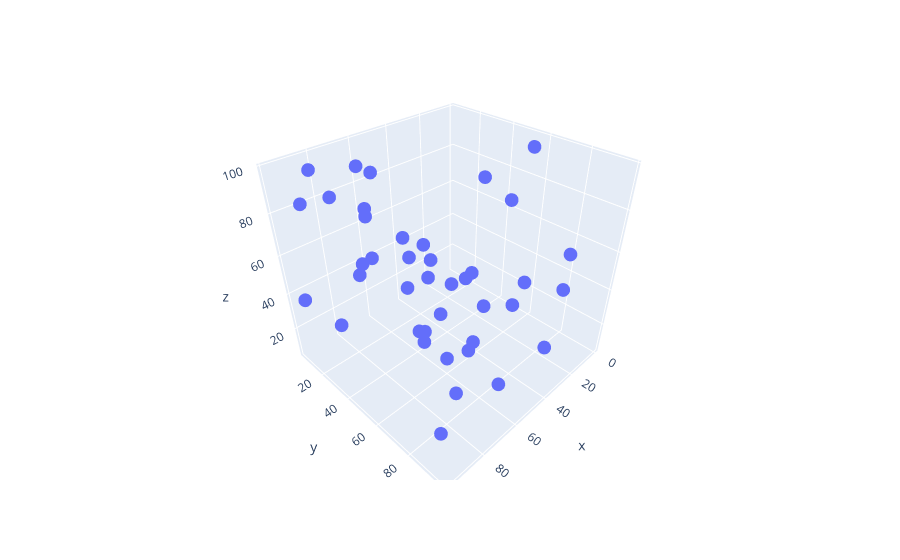

This figure's notebook cell:
### Code cell
fig = px.scatter_3d(x = np.random.randint(1,100,40), y = np.random.randint(1,100,40), z = np.random.randint(1,100,40))
fig.show()

### Figure 1 — Plotly figure (JSON) as saved in the notebook; plotly's stock layout.template omitted (floating-point values rounded to 4 significant figures)
{"data": [{"hovertemplate": "x=%{x}<br>y=%{y}<br>z=%{z}<extra></extra>", "legendgroup": "", "marker": {"color": "#636efa", "symbol": "circle"}, "mode": "markers", "name": "", "scene": "scene", "showlegend": false, "type": "scatter3d", "x": [34, 61, 82, 35, 86, 98, 46, 58, 58, 65, 9, 61, 45, 51, 70, 34, 14, 79, 67, 95, 55, 61, 60, 92, 60, 76, 10, 9, 85, 58, 97, 72, 81, 22, 29, 15, 58, 1, 69, 90], "y": [50, 35, 32, 30, 91, 82, 83, 71, 5, 9, 34, 98, 19, 83, 20, 58, 87, 92, 25, 18, 40, 43, 8, 83, 45, 7, 24, 60, 10, 58, 10, 64, 9, 25, 90, 55, 7, 79, 59, 87], "z": [42, 66, 56, 6, 36, 85, 49, 24, 67, 42, 76, 76, 41, 7, 96, 27, 60, 57, 94, 88, 13, 19, 65, 98, 13, 80, 13, 98, 96, 10, 39, 74, 14, 16, 19, 74, 41, 30, 62, 13]}], "layout": {"legend": {"tracegroupgap": 0}, "margin": {"t": 60}, "scene": {"domain": {"x": [0, 1], "y": [0, 1]}, "xaxis": {"title": {"text": "x"}}, "yaxis": {"title": {"text": "y"}}, "zaxis": {"title": {"text": "z"}}}}}
